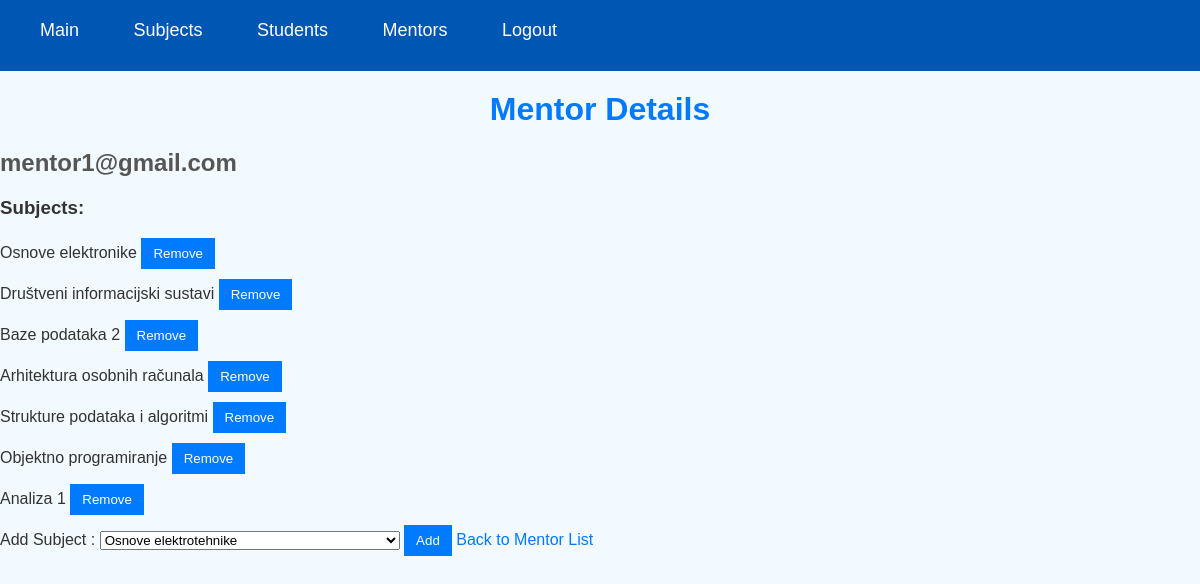
Page /mentor/4/ (signed in) on the committed database.
### app/models.py (models this page shows, shortened)
class User(AbstractUser):
    class Status(models.TextChoices):
        NONE = "NONE", 'None'
        FULL_TIME_STUDENT = "FULL_TIME_STUDENT", 'Full Time Student'
        PART_TIME_STUDENT = "PART_TIME_STUDENT", 'Part Time Student'
    role = models.ForeignKey(Role, on_delete=models.CASCADE)
    status = models.CharField(max_length=50, choices=Status.choices)

class Subject(models.Model):
    IZBORNI_CHOICES = (('da', 'Da'), ('ne', 'Ne'), )
    id = models.IntegerField(primary_key=True)
    name = models.CharField(max_length=255)
    code = models.CharField(max_length=255)
    program = models.TextField()
    ects_points = models.IntegerField()
    sem_redovni = models.IntegerField()
    sem_izvanredni = models.IntegerField()
    izborni = models.CharField(max_length=2, choices=IZBORNI_CHOICES)

### app/authorization.py (the view)
        def wrapper(request, *args, **kwargs):
            if request.user.is_authenticated and request.user.role == role:
                return view_func(request, *args, **kwargs)
            else:
                return render(request, 'forbidden.html')  # Render your custom forbidden page

### app/authorization.py (called while the page is built)
def role_required(role):
    def decorator(view_func):
        def wrapper(request, *args, **kwargs):
            if request.user.is_authenticated and request.user.role == role:
                return view_func(request, *args, **kwargs)
            else:
                return render(request, 'forbidden.html')  # Render your custom forbidden page
        return wrapper
    return decorator

### app/views.py (called while the page is built)
def get_subjects_by_mentor_id(mentor_id):
    mentor = get_object_or_404(Mentor, pk=mentor_id)
    mentor_subjects = MentorSubject.objects.filter(mentor=mentor)
    subjects = [ms.subject for ms in mentor_subjects]
    return subjects

@admin_required
def mentor_details(request, mentor_id):
    mentor = get_object_or_404(Mentor, id=mentor_id)
    subjects = get_subjects_by_mentor_id(mentor_id)
    all_subjects = Subject.objects.all()
    return render(request, 'mentor/mentor_details.html',
                  {'mentor': mentor, 'subjects': subjects, 'all_subjects': all_subjects})

### app/templates/mentor/mentor_details.html (shortened to what this page needs)
{% extends 'base.html' %}
{% load static %}
{% block css %}
    <link rel="stylesheet" type="text/css" href="{% static 'mentor/mentor.css' %}">
{% endblock %}
{% block header %}
    {% include 'administrator/admin_header.html' %}
{% endblock %}
{% block content %}
    <h1>Mentor Details</h1>
    <h2>{{ mentor.username }}</h2>
    <h3>Subjects:</h3>
    <ul>
        {% for subject in subjects %}
        <li>
            {{ subject.name }}
            <form method="POST" action="{% url 'remove-mentor-subject' mentor.id subject.id %}">
                <button type="submit">Remove</button>
            </form>
        </li>
        {% endfor %}
    </ul>
    <form method="POST" action="{% url 'add-mentor-subject' %}">
        <label for="subject_id">Add Subject : </label>
        <select name="subject_id" id="subject_id">
            {% for subject in all_subjects %}
                <option value="{{ subject.id }}">{{ subject.name }}</option>
            {% endfor %}
        </select>
        <button type="submit">Add</button>
    </form>
    <a href="{% url 'mentor-list' %}">Back to Mentor List</a>
{% endblock %}

### app/static/mentor/mentor.css (style rules this page uses)
body { font-family: "Arial", sans-serif; background-color: #f2f9ff; color: #333; }
h1 { color: #007bff; text-align: center; margin-top: 20px; }
h2 { color: #555; margin-top: 20px; }
ul { list-style-type: none; padding: 0; margin: 0; }
li { margin-bottom: 10px; }
form { display: inline-block; }
button[type="submit"] { background-color: #007bff; color: #fff; border: none; padding: 8px 12px; cursor: pointer; }
a { text-decoration: none; color: #007bff; }

### app/static/administrator/header_style.css (style rules this page uses)
body { margin: 0; padding: 10; }

### rows in the picture
User: username "mentor1@gmail.com"
Subject: name "Osnove elektronike"
Subject: name "Društveni informacijski sustavi"
Subject: name "Baze podataka 2"
Subject: name "Arhitektura osobnih računala"
Subject: name "Strukture podataka i algoritmi"
Subject: name "Objektno programiranje"
Subject: name "Analiza 1"

### other values in the picture
form field subject_id "Osnove elektrotehnike"
